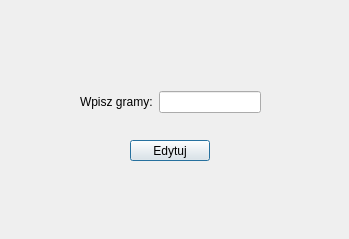
<?xml version="1.0" encoding="UTF-8"?>
<ui version="4.0">
 <class>EditMealProductWindow</class>
 <widget class="QDialog" name="EditMealProductWindow">
  <property name="geometry">
   <rect>
    <x>0</x>
    <y>0</y>
    <width>349</width>
    <height>239</height>
   </rect>
  </property>
  <property name="minimumSize">
   <size>
    <width>349</width>
    <height>239</height>
   </size>
  </property>
  <property name="maximumSize">
   <size>
    <width>349</width>
    <height>239</height>
   </size>
  </property>
  <property name="windowTitle">
   <string>Dialog</string>
  </property>
  <widget class="QPushButton" name="pushButton">
   <property name="geometry">
    <rect>
     <x>130</x>
     <y>140</y>
     <width>80</width>
     <height>21</height>
    </rect>
   </property>
   <property name="text">
    <string>Edytuj</string>
   </property>
  </widget>
  <widget class="QWidget" name="">
   <property name="geometry">
    <rect>
     <x>80</x>
     <y>90</y>
     <width>181</width>
     <height>24</height>
    </rect>
   </property>
   <layout class="QHBoxLayout" name="horizontalLayout">
    <item>
     <widget class="QLabel" name="label">
      <property name="text">
       <string>Wpisz gramy:</string>
      </property>
     </widget>
    </item>
    <item>
     <widget class="QLineEdit" name="lineEdit"/>
    </item>
   </layout>
  </widget>
 </widget>
 <resources/>
 <connections/>
</ui>
